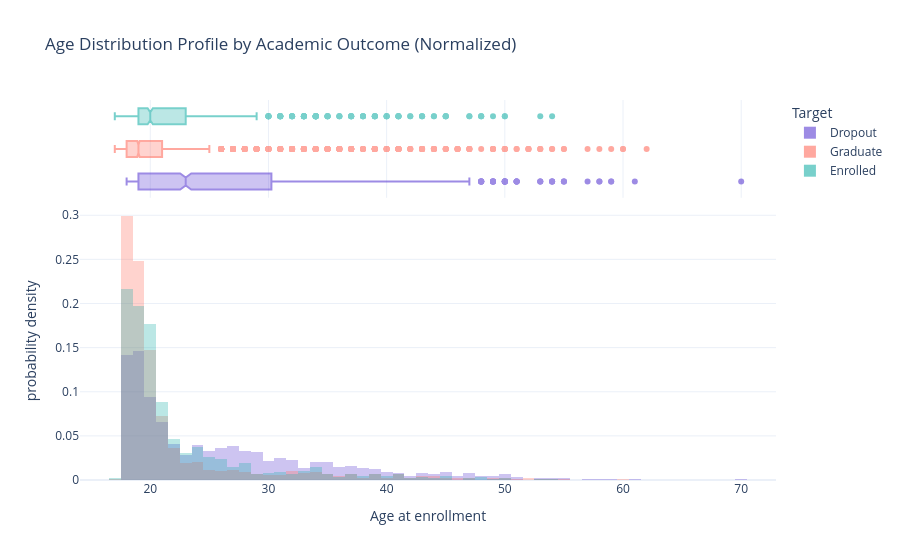

Notebook source saved alongside this figure:
### Markdown cell above
- The majority of students are are graduates (49%)
- There are also more dropouts (32.1%) than those currently enrolled(17%)

### Code cell
fig = px.histogram(
    df, 
    x="Age at enrollment", 
    color="Target", 
    barmode="overlay",
    histnorm="probability density", # Normalizes the area under the curves
    marginal="box",                # Adds a clean box plot at the top for outliers
    title="Age Distribution Profile by Academic Outcome (Normalized)",
    template="plotly_white",
    color_discrete_sequence=["#5D3FD3", "#FF6F61", "#20B2AA"] # Premium palette
)

# Make the bars semi-transparent so overlaps are beautifully visible
fig.update_traces(opacity=0.6)
fig.show()

### Figure 1 — Plotly figure (JSON) as saved in the notebook; plotly's stock layout.template omitted (floating-point values rounded to 4 significant figures; data arrays with more than 128 entries replaced by an {"elided": "..."} marker saying what was removed)
{"data": [{"bingroup": "x", "histnorm": "probability density", "hovertemplate": "Target=Dropout<br>Age at enrollment=%{x}<br>probability density=%{y}<extra></extra>", "legendgroup": "Dropout", "marker": {"color": "#5D3FD3", "opacity": 0.5, "pattern": {"shape": ""}}, "name": "Dropout", "opacity": 0.6, "orientation": "v", "showlegend": true, "type": "histogram", "x": {"elided": "1421 int values"}, "xaxis": "x", "yaxis": "y"}, {"hovertemplate": "Target=Dropout<br>Age at enrollment=%{x}<extra></extra>", "legendgroup": "Dropout", "marker": {"color": "#5D3FD3"}, "name": "Dropout", "notched": true, "opacity": 0.6, "showlegend": false, "type": "box", "x": {"elided": "1421 int values"}, "xaxis": "x2", "yaxis": "y2"}, {"bingroup": "x", "histnorm": "probability density", "hovertemplate": "Target=Graduate<br>Age at enrollment=%{x}<br>probability density=%{y}<extra></extra>", "legendgroup": "Graduate", "marker": {"color": "#FF6F61", "opacity": 0.5, "pattern": {"shape": ""}}, "name": "Graduate", "opacity": 0.6, "orientation": "v", "showlegend": true, "type": "histogram", "x": {"elided": "2209 int values"}, "xaxis": "x", "yaxis": "y"}, {"hovertemplate": "Target=Graduate<br>Age at enrollment=%{x}<extra></extra>", "legendgroup": "Graduate", "marker": {"color": "#FF6F61"}, "name": "Graduate", "notched": true, "opacity": 0.6, "showlegend": false, "type": "box", "x": {"elided": "2209 int values"}, "xaxis": "x2", "yaxis": "y2"}, {"bingroup": "x", "histnorm": "probability density", "hovertemplate": "Target=Enrolled<br>Age at enrollment=%{x}<br>probability density=%{y}<extra></extra>", "legendgroup": "Enrolled", "marker": {"color": "#20B2AA", "opacity": 0.5, "pattern": {"shape": ""}}, "name": "Enrolled", "opacity": 0.6, "orientation": "v", "showlegend": true, "type": "histogram", "x": {"elided": "794 int values"}, "xaxis": "x", "yaxis": "y"}, {"hovertemplate": "Target=Enrolled<br>Age at enrollment=%{x}<extra></extra>", "legendgroup": "Enrolled", "marker": {"color": "#20B2AA"}, "name": "Enrolled", "notched": true, "opacity": 0.6, "showlegend": false, "type": "box", "x": {"elided": "794 int values"}, "xaxis": "x2", "yaxis": "y2"}], "layout": {"barmode": "overlay", "legend": {"title": {"text": "Target"}, "tracegroupgap": 0}, "title": {"text": "Age Distribution Profile by Academic Outcome (Normalized)"}, "xaxis": {"anchor": "y", "domain": [0, 1], "title": {"text": "Age at enrollment"}}, "xaxis2": {"anchor": "y2", "domain": [0, 1], "matches": "x", "showgrid": true, "showticklabels": false}, "yaxis": {"anchor": "x", "domain": [0, 0.7326], "title": {"text": "probability density"}}, "yaxis2": {"anchor": "x2", "domain": [0.7426, 1], "matches": "y2", "showgrid": false, "showline": false, "showticklabels": false, "ticks": ""}}}
